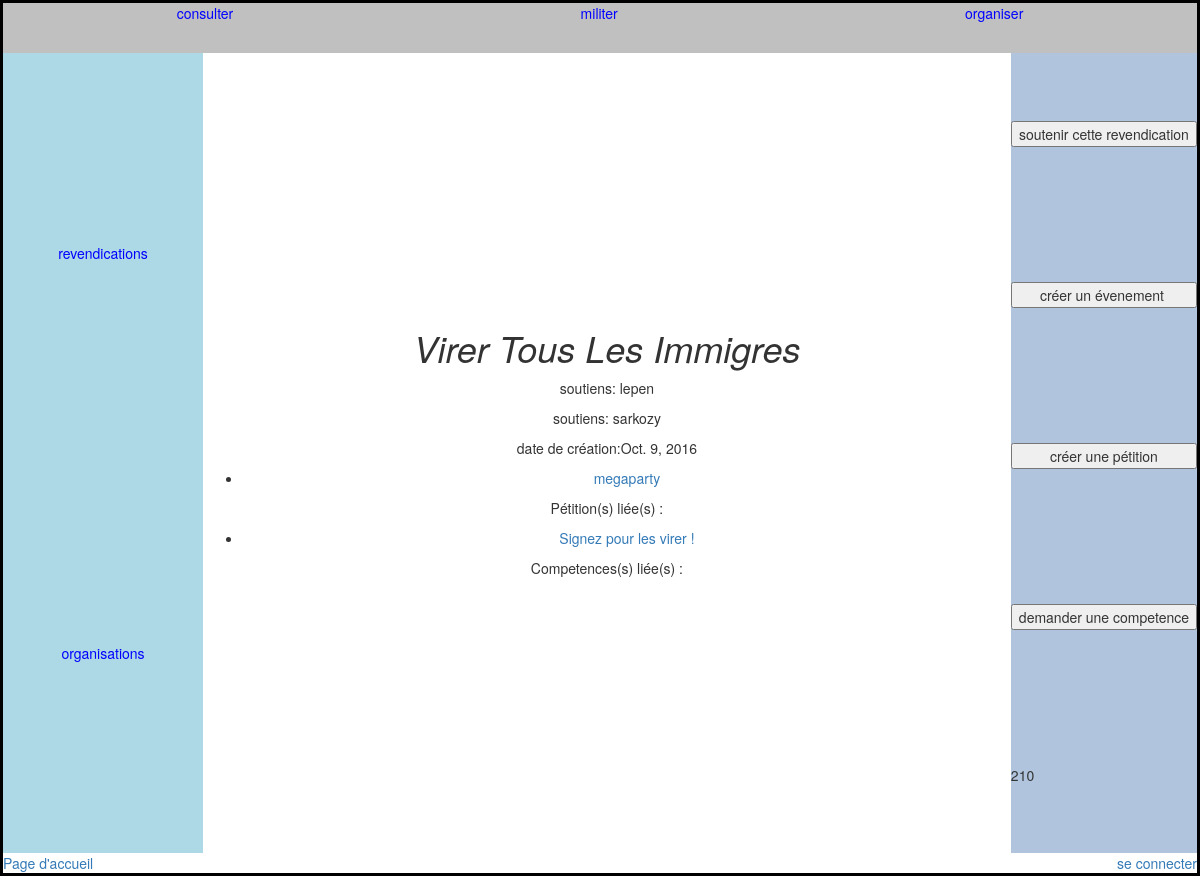
/revendication/proposition_detail/210, run on the app's committed database.
### revendication/models.py (models this page shows, shortened)
class Proposition(models.Model):
    ennonce = models.CharField(max_length=200, null=True)
    date_creation = models.DateField (default= timezone.now, null=True)
    categorie =  models.ForeignKey(Theme, null=True, blank = True)
    supporter = models.ManyToManyField(User, through= "Soutien", null =True)
    champ_lexical = models.CharField (max_length = 100000, default = "vide", null = True)
    def __str__(self):
        return self.ennonce

class Soutien(models.Model):
    CHOIX_LIEN= (
                ('CR' , 'createur'),
                ('SO', 'soutien')
    )
    propositions = models.ForeignKey(Proposition, null =True)
    user = models.ForeignKey(User, null=True)
    lien = models.CharField(max_length =2, choices= CHOIX_LIEN)
    date = models.DateField("Date création soutien", auto_now=True)
    evenement = models.ForeignKey(Evenement, null = True)
    organisation = models.ForeignKey(Organisation, null = True)
    petition = models.ForeignKey(Petition, null = True)
    competence = models.ForeignKey(Competence, null = True)

class Evenement (models.Model):
    titre = models.CharField(max_length = 10000, null = True)
    lieu = models.ForeignKey (Lieu, null=True)
    date = models.DateField (null=True)
    description = models.CharField(max_length = 10000, null = True)
    proposition = models.ForeignKey (Proposition, null=True)
    participants= models.ManyToManyField(User, through= "Soutien", null =True)
    def __str__(self):
        return self.titre
    def __createur(self):
        soutien = Soutien.objects.get(evenement=self, lien = 'CR')
        return soutien.user
    createur = property(__createur)
    def __soutiens(self):
        soutiens = Soutien.objects.filter(evenement=self, lien = 'SO')
    soutiens = property(__soutiens)
    def __nb_participant(self):
        return Soutien.objects.filter(evenement=self).count()
    nb_participant = property(__nb_participant)

class Petition(models.Model):
    titre = models.CharField(max_length=100)
    description = models.TextField("Descrition de la pétition")
    propositions = models.ManyToManyField(Proposition, null=True)
    date_creation = models.DateField("Date de création", auto_now=True)
    date_echeance = models.DateField("Date d'échéance", null=True, blank=True)
    objectif_de_signataires = models.IntegerField(null=True)
    signataires = models.ManyToManyField(User, through="Soutien", null=True)
    def __createur(self):
        soutien = Soutien.objects.get(petition=self, lien = 'CR')
        return soutien.user
    createur = property(__createur)
    def __nb_signataires(self):
        return Soutien.objects.filter(petition=self).count()
    nb_signataires = property(__nb_signataires)
    def __taux_objectif(self):
        if self.objectif_de_signataires != 0:
            return Soutien.objects.filter(petition=self).count() / self.objectif_de_signataires * 100
        else:
            return null
    taux_objectif = property(__taux_objectif)
    def __str__(self):
        return self.titre

### revendication/views.py (the view)
# urls.py: url(r'^proposition_detail/(\d+)$', views.proposition_detail, name = 'proposition_detail'),
def proposition_detail (request, id_proposition):
	try:
		proposition = Proposition.objects.get(id = id_proposition)
	except Proposition.DoesNotExist:
		raise Http404
	soutien= Soutien.objects.filter(propositions__id = id_proposition).filter(lien ='SO')
	createur= Soutien.objects.filter(propositions__id = id_proposition).filter(lien = 'CR')
	evenement = Evenement.objects.filter(proposition_id = id_proposition)
	petitions = proposition.petition_set.all()
	competences = proposition.competence_set.all()
	print (proposition)
	print (createur)
	return render (request, 'revendications/proposition_detail.html', {"createur" :createur, "proposition" :proposition, "soutien" :soutien, "evenement": evenement, "petitions": petitions, "competences": competences})

### revendication/templates/revendications/proposition_detail.html (shortened to what this page needs)
{% extends "revendications/consult_revendications.html" %}
{% load static %}
{% block barre_de_gauche %}
    <a href="{% url 'consult_revendications' %}" style="color:blue;"  >  revendications </a>
    <a href="{% url 'consult_organisations' %}" style="color:blue;"  >  organisations </a>
{% endblock %}
{% block barre_centrale %}
            <h1>{{proposition.ennonce}}</h1>
            {%for element in soutien %}
            <p> soutiens: {{element.user.username}}</p>
            {% endfor %}
            <p>date de création:{{proposition.date_creation}}</p>
            {%for ev in evenement %}
            <ul>
                {%for ev in evenement %}
                <li><a href="{% url 'detail_evenement' ev.id %}">{{ev}}</a></li>
                {% endfor %}
            </ul>
            {% endfor %}
            <p>Pétition(s) liée(s) :</p>
            <ul>
                {%for pet in petitions %}
                <li><a href="{% url 'detail_petition' pet.id %}">{{pet}}</a></li>
                {% endfor %}
            </ul>
            <p>Competences(s) liée(s) :</p>
{% endblock %}
{%block barre_de_droite %}
       <INPUT TYPE="button" NAME="soutenir_revendication" VALUE="soutenir cette revendication" onclick = "document.location.href = '{% url 'soutenir_une_revendication' proposition.id %}'">
         <input type="button" id="creer_un_evenement" value="créer un évenement " onclick = "document.location.href = '{% url 'creer_un_evenement' %}?id_proposition={{proposition.id}}';"> </input>
         <input type="button" id="creer_une_petition" value="créer une pétition" onclick = "document.location.href = '{% url 'creer_une_petition' %}?id_proposition={{proposition.id}}';"> </input>
           <input type="button" id="demander_une_competence" value="demander une competence" onclick = "document.location.href = '{% url 'creer_une_competence' %}?id_proposition={{proposition.id}}';"> </input>
        {{proposition.id}}
{% endblock %}

### revendication/static/css/accueil.css (style rules this page uses)
h1 { display: flex; justify-content: center; background-color: transparent; border-color: blue; color: maroon; cursor: w-resize; font-style: italic; font-weight: 500; text-align: center; text-transform: capitalize; }
body { border: 3px solid black; }

### data on the page
Proposition: ennonce "Virer Tous Les Immigres", date_creation "Oct. 9, 2016", soutenir_revendication "soutenir cette revendication", id "210"
Soutien: user.username "lepen"
Soutien: user.username "sarkozy"
Evenement: titre "megaparty"
Petition: titre "Signez pour les virer !"
